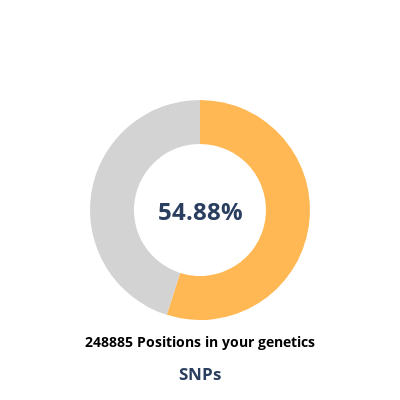
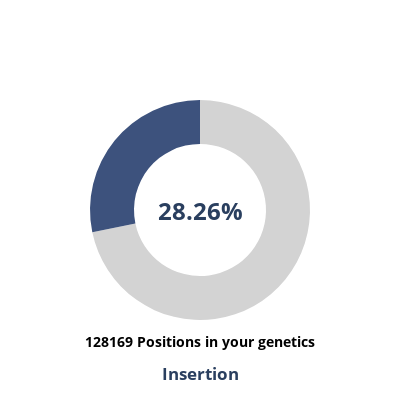
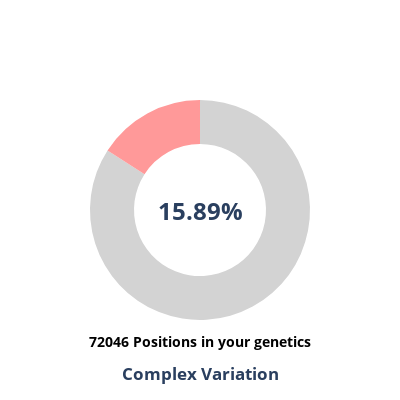
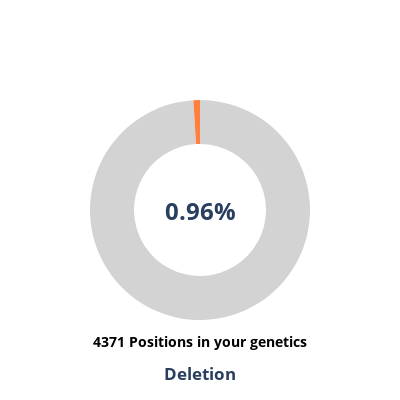

These figures' notebook cell, in order:
### Code cell
import plotly.graph_objects as go

for i in variant_counts_percent.index:    
    # Data for the single progress bar
    value = variant_counts_percent[i]  # Percentage of progress
    color = {'Complex Variation':'FF9999', 'Deletion':'FF7F3E', 'Insertion':'3D527D', 'SNPs':'FFB854'}  # Custom color for progress
    label = f"<b>{variant_counts[i]} Positions in your genetics</b>"  # Label for the progress bar
    #description = "DUIS AUTE IRURE DOL ORIN REPREHENDERIT IN VELIT ESSE CILLUM FUGIAT NULLA PARI"

    # Create the pie chart (donut chart)
    fig = go.Figure(go.Pie(
        values=[value, 100 - value],  # Progress and remaining part
        labels=["", ""],  # Hide labels
        hole=0.6,  # Creates a donut shape
        direction="clockwise",
        marker=dict(colors=[color[i], "lightgray"]),  # Custom color and gray for remaining
        textinfo="none",  # Hide Pie chart labels
        showlegend=False
    ))

    # Add percentage text inside the donut chart
    fig.add_annotation(
        text=f"<b>{value}%</b>", showarrow=False,
        xref="paper", yref="paper",
        x=0.5, y=0.5, font=dict(size=24)
    )

    # Add label below the chart
    fig.add_annotation(
        text=f"<b>{label}</b>", showarrow=False,
        xref="paper", yref="paper",
        x=0.5, y=-0.15, font=dict(size=14, color="black")
    )

    # Layout adjustments
    fig.update_layout(
        title=f"<b>{i}</b>",
        height=400, width=400,
        showlegend=False
    )

    #Set title to center and below of the chart
    fig.update_layout(
        title_x=0.5,
        title_y=0.05
    )
    fig.update_layout(
        title_x=0.5
    )

    #Background transparency
    fig.update_layout(
        plot_bgcolor='rgba(0,0,0,0)',
        paper_bgcolor='rgba(0,0,0,0)'
    )

    # adjust 3D aspect
    fig.update_layout(
        scene=dict(
            aspectmode='data'
        )
    )


    # Display the figure
    fig.show()

### Figure 1 — Plotly figure (JSON) as saved in the notebook; plotly's stock layout.template omitted (floating-point values rounded to 4 significant figures)
{"data": [{"direction": "clockwise", "hole": 0.6, "labels": ["", ""], "marker": {"colors": ["FFB854", "lightgray"]}, "showlegend": false, "textinfo": "none", "type": "pie", "values": [54.88, 45.12]}], "layout": {"annotations": [{"font": {"size": 24}, "showarrow": false, "text": "<b>54.88%</b>", "x": 0.5, "xref": "paper", "y": 0.5, "yref": "paper"}, {"font": {"color": "black", "size": 14}, "showarrow": false, "text": "<b><b>248885 Positions in your genetics</b></b>", "x": 0.5, "xref": "paper", "y": -0.15, "yref": "paper"}], "height": 400, "paper_bgcolor": "rgba(0,0,0,0)", "plot_bgcolor": "rgba(0,0,0,0)", "scene": {"aspectmode": "data"}, "showlegend": false, "title": {"text": "<b>SNPs</b>", "x": 0.5, "y": 0.05}, "width": 400}}

### Figure 2 — Plotly figure (JSON) as saved in the notebook; plotly's stock layout.template omitted (floating-point values rounded to 4 significant figures)
{"data": [{"direction": "clockwise", "hole": 0.6, "labels": ["", ""], "marker": {"colors": ["3D527D", "lightgray"]}, "showlegend": false, "textinfo": "none", "type": "pie", "values": [28.26, 71.74]}], "layout": {"annotations": [{"font": {"size": 24}, "showarrow": false, "text": "<b>28.26%</b>", "x": 0.5, "xref": "paper", "y": 0.5, "yref": "paper"}, {"font": {"color": "black", "size": 14}, "showarrow": false, "text": "<b><b>128169 Positions in your genetics</b></b>", "x": 0.5, "xref": "paper", "y": -0.15, "yref": "paper"}], "height": 400, "paper_bgcolor": "rgba(0,0,0,0)", "plot_bgcolor": "rgba(0,0,0,0)", "scene": {"aspectmode": "data"}, "showlegend": false, "title": {"text": "<b>Insertion</b>", "x": 0.5, "y": 0.05}, "width": 400}}

### Figure 3 — Plotly figure (JSON) as saved in the notebook; plotly's stock layout.template omitted (floating-point values rounded to 4 significant figures)
{"data": [{"direction": "clockwise", "hole": 0.6, "labels": ["", ""], "marker": {"colors": ["FF9999", "lightgray"]}, "showlegend": false, "textinfo": "none", "type": "pie", "values": [15.89, 84.11]}], "layout": {"annotations": [{"font": {"size": 24}, "showarrow": false, "text": "<b>15.89%</b>", "x": 0.5, "xref": "paper", "y": 0.5, "yref": "paper"}, {"font": {"color": "black", "size": 14}, "showarrow": false, "text": "<b><b>72046 Positions in your genetics</b></b>", "x": 0.5, "xref": "paper", "y": -0.15, "yref": "paper"}], "height": 400, "paper_bgcolor": "rgba(0,0,0,0)", "plot_bgcolor": "rgba(0,0,0,0)", "scene": {"aspectmode": "data"}, "showlegend": false, "title": {"text": "<b>Complex Variation</b>", "x": 0.5, "y": 0.05}, "width": 400}}

### Figure 4 — Plotly figure (JSON) as saved in the notebook; plotly's stock layout.template omitted (floating-point values rounded to 4 significant figures)
{"data": [{"direction": "clockwise", "hole": 0.6, "labels": ["", ""], "marker": {"colors": ["FF7F3E", "lightgray"]}, "showlegend": false, "textinfo": "none", "type": "pie", "values": [0.96, 99.04]}], "layout": {"annotations": [{"font": {"size": 24}, "showarrow": false, "text": "<b>0.96%</b>", "x": 0.5, "xref": "paper", "y": 0.5, "yref": "paper"}, {"font": {"color": "black", "size": 14}, "showarrow": false, "text": "<b><b>4371 Positions in your genetics</b></b>", "x": 0.5, "xref": "paper", "y": -0.15, "yref": "paper"}], "height": 400, "paper_bgcolor": "rgba(0,0,0,0)", "plot_bgcolor": "rgba(0,0,0,0)", "scene": {"aspectmode": "data"}, "showlegend": false, "title": {"text": "<b>Deletion</b>", "x": 0.5, "y": 0.05}, "width": 400}}
